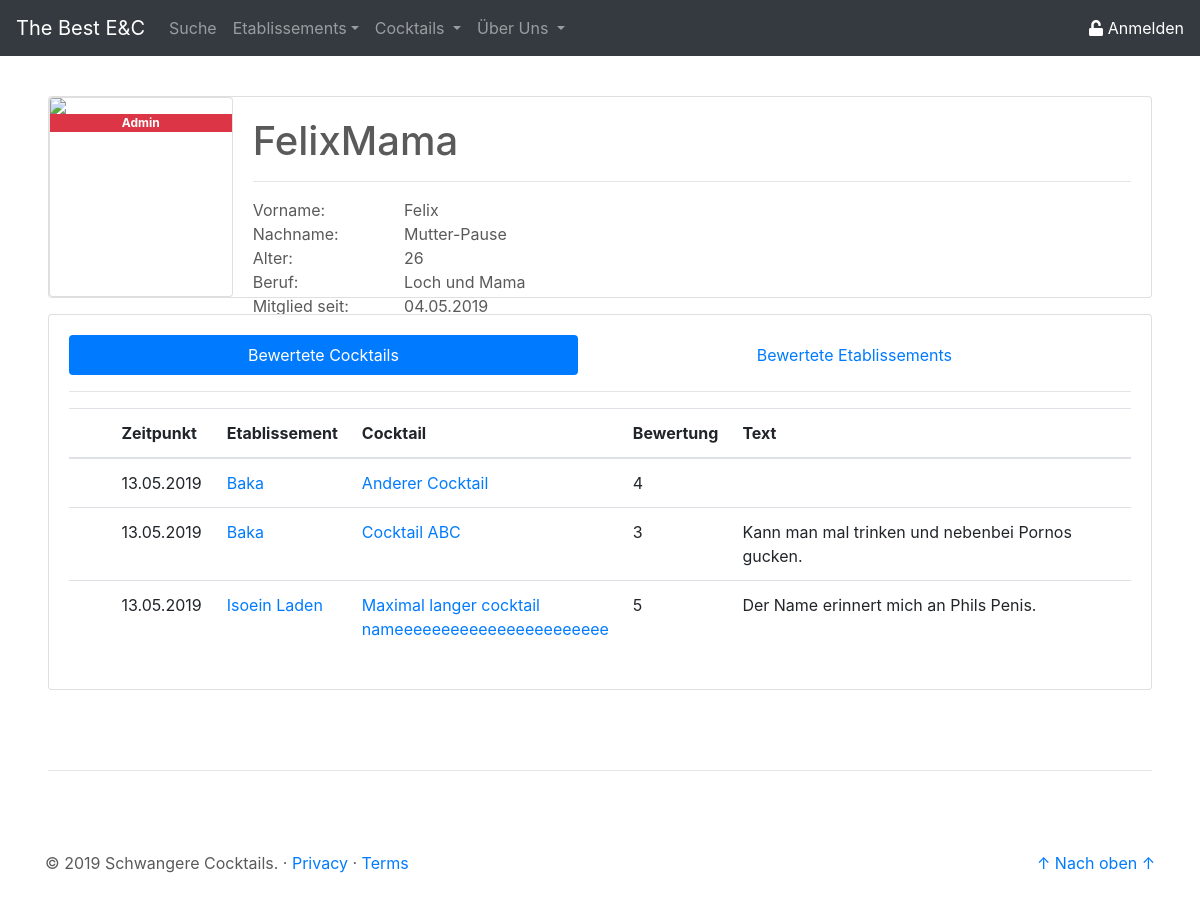
The app's page /site/profil_other.php?showUser=5, older data.
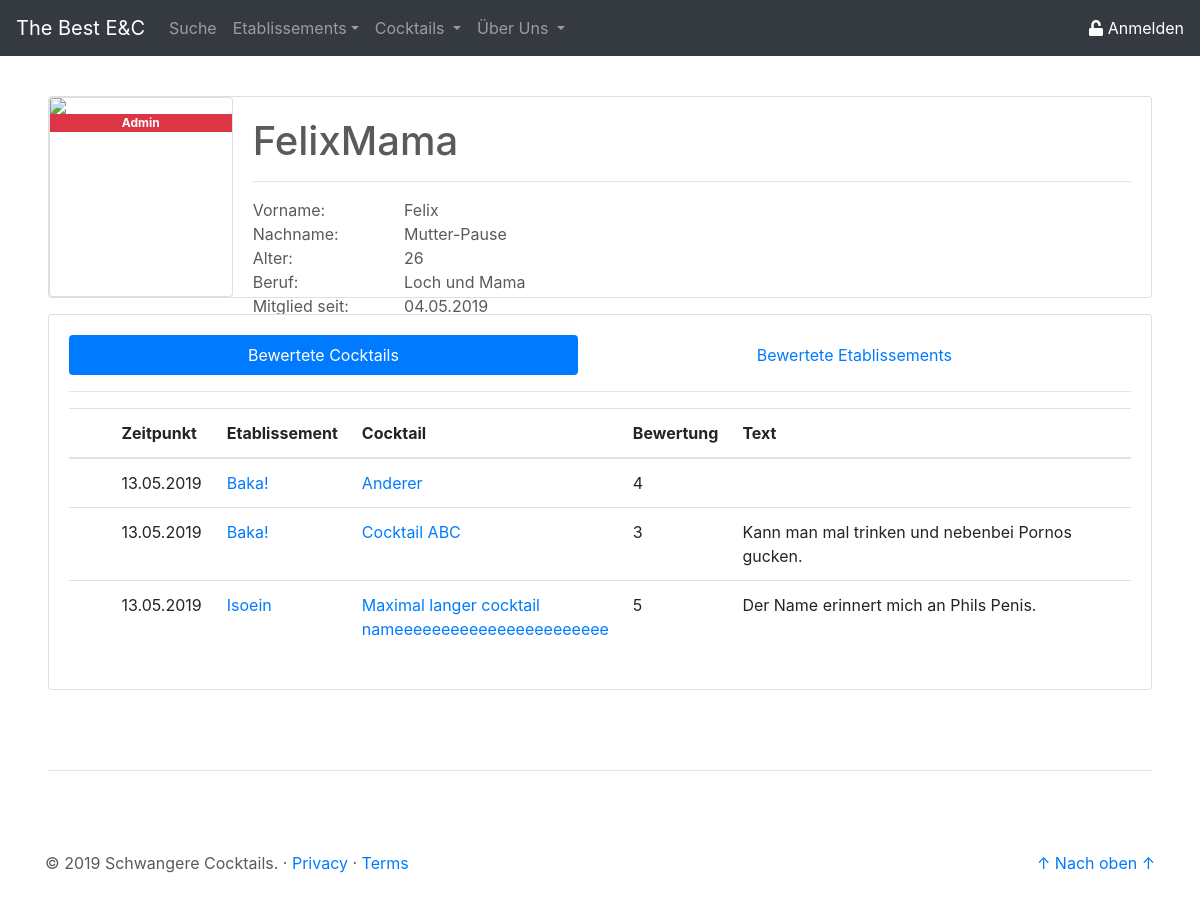
The same page, newer data.
### tables this page shows
CREATE TABLE `bew_cock` (
  `id` int(11) NOT NULL,
  `user_id` int(11) NOT NULL,
  `timestamp` timestamp NOT NULL DEFAULT CURRENT_TIMESTAMP,
  `cock_etab_id` int(11) NOT NULL,
  `text` text NOT NULL,
  `wert` enum('1','2','3','4','5') NOT NULL
);

CREATE TABLE `etab` (
  `id` int(11) NOT NULL,
  `name` varchar(50) NOT NULL,
  `ort` varchar(50) NOT NULL,
  `anschrift` varchar(50) NOT NULL,
  `verifiziert` tinyint(1) NOT NULL DEFAULT '0',
  `img` longblob NOT NULL
);

CREATE TABLE `cock` (
  `id` int(11) NOT NULL,
  `name` varchar(50) NOT NULL,
  `beschreibung` text NOT NULL,
  `img` longblob NOT NULL
);

### php/db/select_userInfo.php (called while the page is built, shortened)
<?php
$pdo = new PDO('mysql:host=localhost;dbname=tbec', 'root', '');
$statement = $pdo->prepare(
       "SELECT username as uname
              ,vorname as vname
              ,nachname as nname
              ,email as email
              ,age as age
              ,beruf as beruf
              ,created_at as ts
              ,img as img
              ,rang as rang
        FROM user
        WHERE id = :userId"
);
$result = $statement->execute(array('userId' => $userId));
$userInfo = $statement->fetch();
$userInfo["ts"] = date("d.m.Y", strtotime($userInfo['ts']));

### php/db/select_user_bewCock.php (called while the page is built, shortened)
<?php
$pdo = new PDO('mysql:host=localhost;dbname=tbec', 'root', '');
$statement = $pdo->prepare(
   "SELECT bew_cock.timestamp as ts
           ,etab.name as etabname
           ,etab.id as etabid
           ,cock.name as cockname
           ,cock.id as cockid
           ,bew_cock.text as text
           ,bew_cock.wert as wert
           ,bew_cock.id as bew_id
     FROM bew_cock
		JOIN cock_etab ce
			ON bew_cock.cock_etab_id = ce.id
        JOIN cock
        ON ce.cock_id = cock.id
        JOIN etab
        ON ce.etab_id = etab.id
     WHERE bew_cock.user_id = :userId"
);
$result = $statement->execute(array('userId' => $userId));
$user_bewCock = $statement->fetchAll();
for ($i = 0; $i < count($user_bewCock); $i++) {
   $user_bewCock[$i]["ts"] = date("d.m.Y", strtotime($user_bewCock[$i]['ts']));
}

### site/profil_other.php (the view, shortened to what the changed rows need)
<?php
$userId = $_GET['showUser'];
include('../php/db/select_userInfo.php');
include('../php/db/select_user_bewCock.php');
?>
<!doctype html>
<html lang="de">
<head>
    <link rel="stylesheet" href="https://stackpath.bootstrapcdn.com/bootstrap/4.3.1/css/bootstrap.min.css">
    <link href="../css/csstoolbox.css" rel="stylesheet">
</head>
<body class="center-block">
    <main role="main">
        <div class="mt-5 ml-5 mr-5">
            <div class="card mb-3" width="100%" style="max-height: 360px;">
                <div class="row no-gutters">
                    <div class="col-md-10">
                        <div class="card-body d-flex flex-column" style="max-height: 200px;">
                            <div>
                                <h1 class="card-title"><?php echo $userInfo["uname"]; ?></h1>
                            </div>
                        </div>
                    </div>
                </div>
            </div>
            <div class="card card-body">
                <div class="tab-content" id="bewEtabCock-tabContent">
                    <div class="tab-pane fade show active" id="bewCock" role="tabpanel" aria-labelledby="bewCock-tab">
                        <?php echo '
						<table class="table">
							<thead>
								<tr>
                                    <th scope="col" style="width: 5.00%"></th>
                                    <th scope="col" style="width: 10.00%">Zeitpunkt</th>
                                    <th scope="col" style="width: 10.00%">Etablissement</th>
                                    <th scope="col" style="width: 10.00%">Cocktail</th>
                                    <th scope="col" style="width: 5.00%">Bewertung</th>
                                    <th scope="col" style="width: 60.00%">Text</th>
								</tr>
							</thead>
							<tbody>';
                        for ($i = 0; $i < count($user_bewCock); $i++) {
                            echo '<tr>';
                            if (isset($_SESSION['userId'])) {
                                if ($_SESSION['rang'] == 2) {
                                    echo '<td><a href="../php/bewertung_delete.php?bew_id=' . $user_bewCock[$i]["bew_id"] . '&bew=cock"><i class="fas fa-trash"></i></a></td>';
                                } elseif ($_SESSION['rang'] == 1) {
                                    echo '<td><a href="../php/melden.php?meldungArt=cock_bew&cockId=' . $user_bewCock[$i]["cockid"] . '&userId=' . $_GET['showUser'] . '"><i class="fas fa-exclamation-triangle"></i></a></th>';
                                } else {
                                    echo '<td></td>';
                                }
                            } else {
                                echo '<td></td>';
                            }
                            echo '<td>' . $user_bewCock[$i]["ts"] . '</td>';
                            echo '<td> <a class="" href="etablissement_details.php?etab_id= ' . $user_bewCock[$i]["etabid"] . '">' . $user_bewCock[$i]["etabname"] . '</a></td>';
                            echo '<td> <a class="" href="cocktail_details.php?cock_id= ' . $user_bewCock[$i]["cockid"] . '">' . $user_bewCock[$i]["cockname"] . '</a></td>';
                            echo '<td>' . $user_bewCock[$i]["wert"] . '</td>';
                            echo '<td>' . $user_bewCock[$i]["text"] . '</td>';
                            echo '</tr>';
                        }
                        echo '</tbody></table>';
                        ?>
                    </div>
                </div>
            </div>
        </div>
    </main>
</body>
</html>

Row changes from the older to the newer data that the page shows:
changed through a linked row, bew_cock: etab.name "Baka" → "Baka!"; cock.name "Anderer Cocktail" → "Anderer"
changed through a linked row, bew_cock "Kann man mal trinken und nebenbei Pornos gucken.": etab.name "Baka" → "Baka!"
changed through a linked row, bew_cock "Der Name erinnert mich an Phils Penis.": etab.name "Isoein Laden" → "Isoein"
